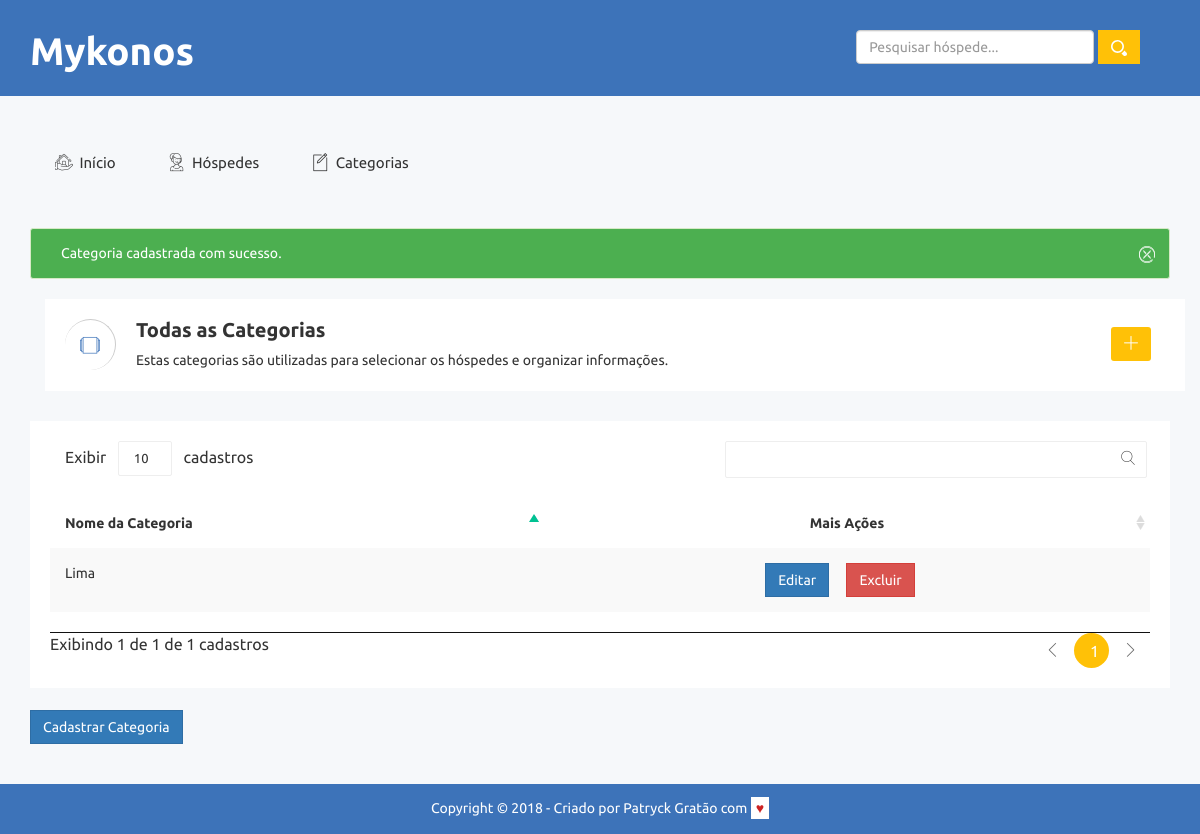
Page /listar-categorias.php?cadastrado=true on the earlier database version.
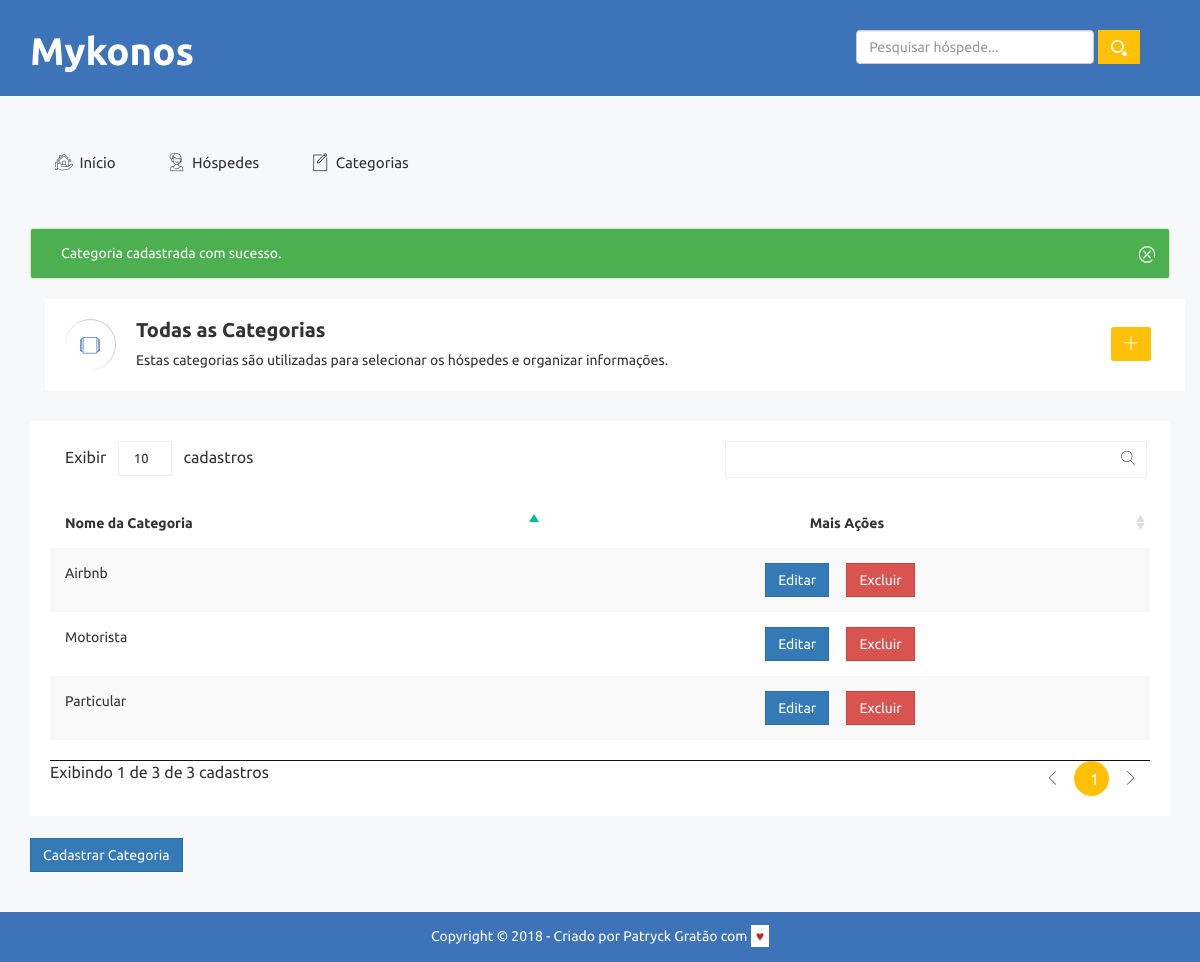
Same page on the later database version.
### tables this page shows
CREATE TABLE `categorias` (
  `id` int(11) NOT NULL,
  `nome` varchar(255) NOT NULL
);

### banco/banco-categoria.php (called while the page is built, shortened)
<?php
	function listaCategorias ($conexao) {
		$categorias = array();
		$query = "select * from categorias order by nome";
		$resultado = mysqli_query($conexao, $query);
		while ($categoria = mysqli_fetch_assoc($resultado)) {
			array_push($categorias, $categoria);
		}
		return $categorias;
	}

### listar-categorias.php (the view, shortened to what this page needs)
<?php
	include("partials/_header.php");
	include("banco/conecta.php");
	include("banco/banco-categoria.php");
	$categorias = listaCategorias($conexao);
?>
	<?php if(array_key_exists("cadastrado", $_GET) && $_GET['cadastrado']=='true')  { ?>
		<div class="alert-list">
			<div class="alert alert-success alert-dismissible" role="alert">
	         	<button type="button" class="close" data-dismiss="alert" aria-label="Close"><span aria-hidden="true"><i class="notika-icon notika-close"></i></span></button> Categoria cadastrada com sucesso.
	        </div>
		</div>
	<?php }
		 ?>
<div class="breadcomb-area">
		<div class="container">
			<div class="row">
				<div class="col-lg-12 col-md-12 col-sm-12 col-xs-12">
					<div class="breadcomb-list">
						<div class="row">
							<div class="col-lg-8 col-md-8 col-sm-8 col-xs-12">
								<div class="breadcomb-wp">
									<div class="breadcomb-icon">
										<i class="notika-icon notika-windows"></i>
									</div>
									<div class="breadcomb-ctn">
										<h2>Todas as Categorias</h2>
										<p>Estas categorias são utilizadas para selecionar os hóspedes e organizar informações.</p>
									</div>
								</div>
							</div>
							<div class="col-lg-4 col-md-4 col-sm-4 col-xs-3">
								<div class="breadcomb-report">
									<a href="cadastrar-categoria.php" data-toggle="tooltip" data-placement="left" title="Cadastrar nova categoria" class="btn"><i class="notika-icon notika-plus-symbol"></i></a>
								</div>
							</div>
						</div>
						</div>
					</div>
				</div>
			</div>
		</div>
	</div>
<div class="data-table-area">
        <div class="container">
            <div class="row">
                <div class="col-lg-12 col-md-12 col-sm-12 col-xs-12">
                    <div class="data-table-list">
						<div class="table-responsive">
							<table id="data-table-basic" class="table table-striped">
								<thead>
							    <tr>
							      <th>Nome da Categoria</th>
							      <th class="text-center">Mais Ações</th>
							    </tr>
							  </thead>
							  <tbody>
								<?php
									foreach ($categorias as $categoria) : ?>
										<tr>
											<td><?= $categoria['nome'] ?></td>
											<td class="mais-acoes text-center">
													<div class="btn-group notika-group-btn">
					                                <form class="mais-opcoes" action="editar-categoria.php" method="post">
					                                	<button class="btn btn-primary notika-gp-primary">Editar</button>
					                                </form>
					                                <form class="mais-opcoes" action="remover.php" method="post">
					                                	<button class="btn btn-danger notika-gp-danger">Excluir</button>
					                                </form>
					                            </div>
											</td>
										</tr>
								<?php endforeach ?>
							   </tbody>
							</table>
						</div>
					</div><br>
				<a class="maisopcoes btn btn-primary btn-md" href="cadastrar-categoria.php">Cadastrar Categoria</a>
				</div>
			</div>
		</div>
	</div>
<?php include("partials/_footer.php"); ?>

Differences in the rows shown:
added categorias: nome "Airbnb"
changed categorias: nome "Lima" → "Motorista"
added categorias: nome "Particular"
Other differences:
text written by a page script: "Exibir cadastros Exibindo 1 de 1 de 1 cadastros 1" → "Exibir cadastros Exibindo 1 de 3 de 3 cadastros 1"
